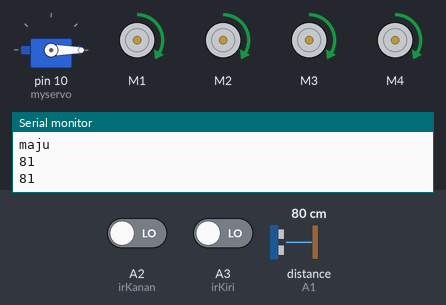
Recording of a program running on a simulated Arduino Uno, built with avr-gcc and run on an emulated ATmega328P. Shown: servo, 4 × DC motor (green arrow = forward, orange = backward, longer = faster), the last lines printed to the serial monitor. Inputs (shaded band) come from the test bench; at power-on: distance to the obstacle (sensor on A1) 80 cm, A3 (irKiri) LOW, A2 (irKanan) LOW. The echo pulse lasts 58.3 µs per cm.

Above: at 3.9 s.
4.0 s: distance to the obstacle (sensor on A1) set to 38 cm
At 4.41 s:
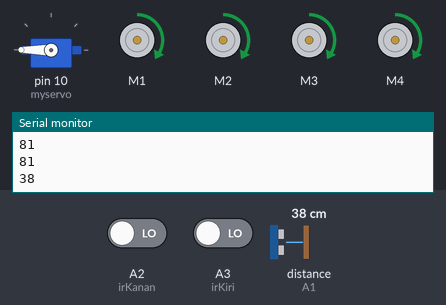
7.0 s: distance to the obstacle (sensor on A1) set to 33 cm
At 7.86 s:
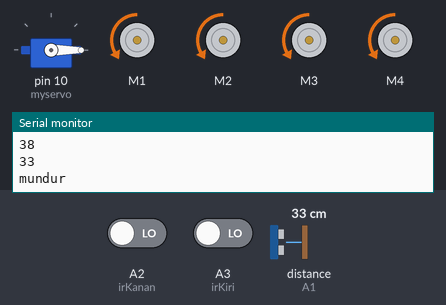
At 8.4 s:
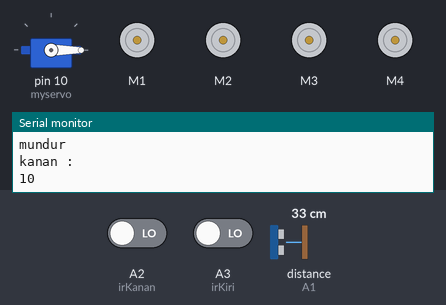
10.0 s: distance to the obstacle (sensor on A1) set to 60 cm
13.0 s: distance to the obstacle (sensor on A1) set to 2 cm
16.0 s: A3 (irKiri) driven HIGH
Timing chart, 0 to 20.0 s (numbered marks = the images above; inputs shaded):
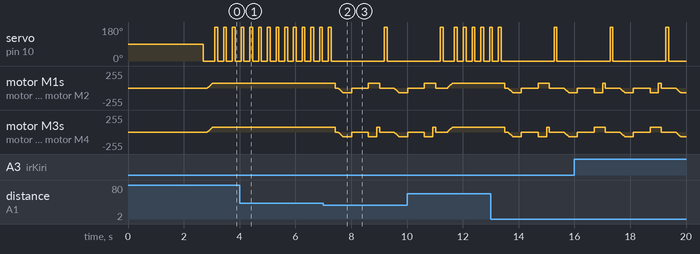

Measured:
- the behaviour switches between 36 and 35 cm on distance to the obstacle (sensor on A1) (found by bisection; images 1 and 2)
- after the input at 7.0 s, servo on pin 10 (myservo): 0° → 180° after 2.2 s, → 0° 0.10 s later
- by itself, servo on pin 10 (myservo): alternates 180° for 0.10 s and 0° for 0.21 s

The program:

main.cpp
```cpp
#include <AFMotor.h>
#include <NewPing.h>
#include <Servo.h>

void moveForward();
void moveBackward();
void turnLeft();
void turnRight();
void moveStop();
int readPing();
int lookLeft();
int lookRight();

#define TRIG_PIN A0
#define ECHO_PIN A1
#define MAX_DISTANCE 200
#define MAX_SPEED 75 // sets speed of DC  motors
#define MAX_SPEED_OFFSET 20

const int irKanan = A2;
const int irKiri = A3;

NewPing sonar(TRIG_PIN, ECHO_PIN, MAX_DISTANCE);

AF_DCMotor motor1(1, MOTOR12_1KHZ);
AF_DCMotor motor2(2, MOTOR12_1KHZ);
AF_DCMotor motor3(3, MOTOR34_1KHZ);
AF_DCMotor motor4(4, MOTOR34_1KHZ);
Servo myservo;

boolean goesForward = false;
int distance = 100;
int speedSet = 0;

void setup()
{
  Serial.begin(9600);
  myservo.attach(10);
  delay(2000);
  distance = readPing();
  delay(100);
  distance = readPing();
  delay(100);
  distance = readPing();
  delay(100);
  distance = readPing();
  delay(100);
  pinMode(irKanan, INPUT);
  pinMode(irKiri, INPUT);
}

void loop()
{
  myservo.write(0);
  delay(100);
  Serial.println(distance);
  int distanceR = 0;
  int distanceL = 0;
  delay(40);

  if (distance <= 35)
  {
    distanceR = 0;
    distanceL = 0;
    moveStop();
    delay(100);
    moveBackward();
    delay(300);
    moveStop();
    delay(200);
    distanceR = lookRight();
    Serial.println("kanan : ");
    Serial.println(distanceR);
    delay(200);
    distanceL = lookLeft();
    Serial.println("kiri : ");
    Serial.println(distanceL);
    delay(200);
    if(distanceL == 1 && distanceR ==1){
      turnRight();
      delay(100);
      moveStop();
      delay(100);
    }
    else if (distanceL == 10)
    {
      Serial.println("belok kanan");
      turnRight();
      delay(100);
      moveStop();
      delay(100);
    }
    else if (distanceR == 10)
    {
      Serial.println("belok kiri");
      turnLeft();
      delay(100);
      moveStop();
      delay(100);
    }
  }
  else
  {
    moveForward();
  }
  distance = readPing();
  myservo.write(180);
  delay(100);
}

int lookRight()
{
  int distance = digitalRead(A2);
  if(distance == 0){
    return 10;
  }
  else{
    return distance;
  }
  delay(100);
}

int lookLeft()
{
  int distance = digitalRead(A3);
  if(distance == 0){
    return 10;
  }
  else{
    return distance;
  }
  delay(100);
}

int readPing()
{
  delay(70);
  int cm = sonar.ping_cm();
  if (cm == 0)
  {
    cm = 250;
  }
  return cm;
}

void moveStop()
{
  motor1.run(RELEASE);
  motor2.run(RELEASE);
  motor3.run(RELEASE);
  motor4.run(RELEASE);
}

void moveForward()
{
  if (!goesForward)
  {
  Serial.println("maju");
    goesForward = true;
    motor1.run(FORWARD);
    motor2.run(FORWARD);
    motor3.run(FORWARD);
    motor4.run(FORWARD);
    for (speedSet = 0; speedSet < MAX_SPEED; speedSet += 2)
    {
      motor1.setSpeed(speedSet);
      motor2.setSpeed(speedSet);
      motor3.setSpeed(speedSet);
      motor4.setSpeed(speedSet);
      delay(5);
    }
  }
}

void moveBackward()
{
  Serial.println("mundur");
  goesForward = false;
  motor1.run(BACKWARD);
  motor2.run(BACKWARD);
  motor3.run(BACKWARD);
  motor4.run(BACKWARD);
  for (speedSet = 0; speedSet < MAX_SPEED; speedSet += 2) {
    motor1.setSpeed(speedSet);
    motor2.setSpeed(speedSet);
    motor3.setSpeed(speedSet);
    motor4.setSpeed(speedSet);
    delay(5);
  }
}

void turnRight()
{
  motor1.run(FORWARD);
  motor2.run(FORWARD);
  motor3.run(BACKWARD);
  motor4.run(BACKWARD);
  delay(300);
  motor1.run(FORWARD);
  motor2.run(FORWARD);
  motor3.run(FORWARD);
  motor4.run(FORWARD);
}

void turnLeft()
{
  motor1.run(BACKWARD);
  motor2.run(BACKWARD);
  motor3.run(FORWARD);
  motor4.run(FORWARD);
  delay(300);
  motor1.run(FORWARD);
  motor2.run(FORWARD);
  motor3.run(FORWARD);
  motor4.run(FORWARD);
}
```
